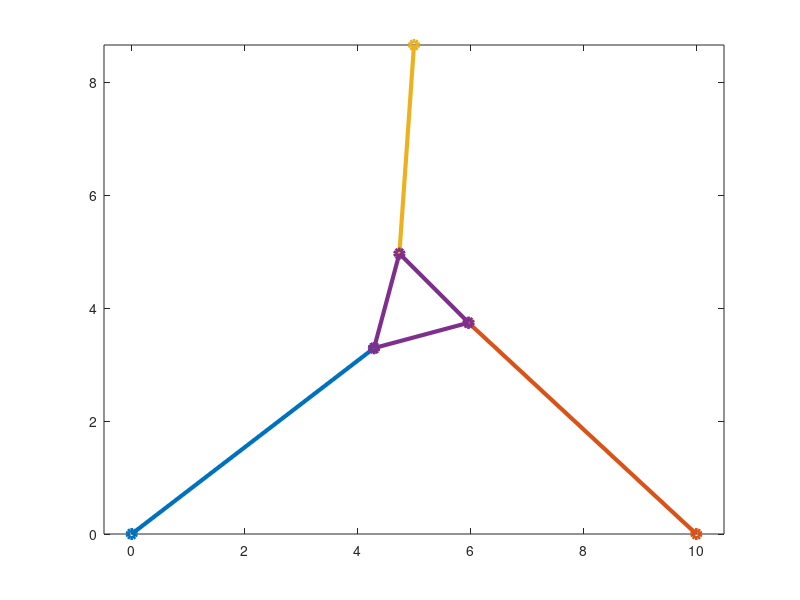

Here is the MATLAB script that generated this plot:
% MGI

% global parameters

D = 10;
d = 1;

O = [0 0]';
A_1 = [0 0]';
A_2 = [D 0]';
A_3 = [D*1/2 D*sqrt(3)/2]';

% input = [x, y, phi]

x = 5;
y = 4;
phi = pi/4;

% inverse kinematics

B_1 = [x-d*sin(phi+pi/2) y+d*cos(phi+pi/2)]';
B_2 = [x-d*sin(phi-5*pi/6) y+d*cos(phi-5*pi/6)]';
B_3 = [x-d*sin(phi-pi/6) y+d*cos(phi-pi/6)]';

% output = [rho_1 rho_2 rho_3]

rho_1 = norm(B_1 - A_1)
rho_2 = norm(B_2 - A_2)
rho_3 = norm(B_3 - A_3)

% auxiliary = [theta_1 theta_2 theta_3]


% draw

figure(1);
plot([A_1(1) B_1(1)],[A_1(2) B_1(2)], "-o", "linewidth", 3); hold on;
plot([A_2(1) B_2(1)],[A_2(2) B_2(2)], "-o", "linewidth", 3); hold on;
plot([A_3(1) B_3(1)],[A_3(2) B_3(2)], "-o", "linewidth", 3); hold on;
plot([B_1(1) B_2(1) B_3(1) B_1(1)],[B_1(2) B_2(2) B_3(2) B_1(2)], "-o", "linewidth", 3); hold on;
axis equal;